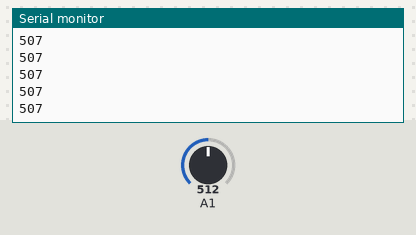
Recording of a sketch running on a simulated Arduino Uno, built with avr-gcc and run on an emulated ATmega328P. Parts: the last lines printed to the serial monitor. The inputs (shaded band) are chosen by the test bench; at power-on: A1 = 512. The ROS host is connected and sends only what is stated.

Above: at 1.2 s.
1.3 s: A1 set to 716
At 1.32 s:
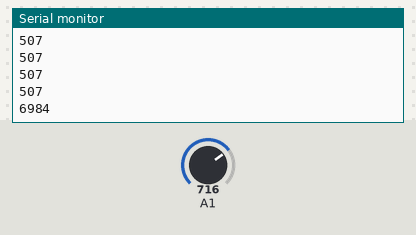
2.8 s: A1 set to 900
At 2.83 s:
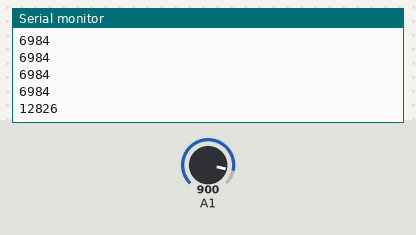
Timing chart, 0 to 5.8 s (numbered marks = the images above; inputs shaded):
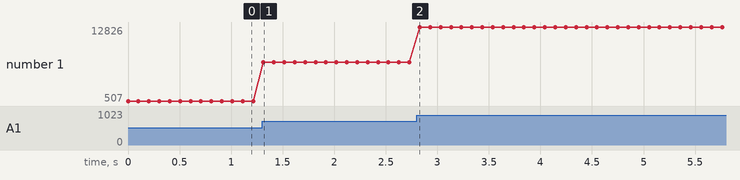

Measured:
- after the input at 1.3 s, the serial monitor: prints a new line at once (image 1)
- after the input at 2.8 s, the serial monitor: prints a new line at once (image 2)
- plotted number 1: 507 → 6984 after the input at 1.3 s, 6984 → 12826 after the input at 2.8 s

The sketch:

depthsensor.ino
```cpp
#include <ros.h>
#include <std_msgs/Float32.h>

std_msgs::Float32 depth;

ros::NodeHandle nh;
ros::Publisher depth_pub("depth_publisher",&depth);


void setup(){

    nh.initNode();
    nh.advertise(depth_pub);
     Serial.begin(9600);
}
void loop(){

    depth.data=map(analogRead(1),0,1023,-15748,16732);  //depth in milimeters to avoid loss of resolution due to integer divisio
    Serial.println(map(analogRead(1),0,1023,-15748,16732));
    depth_pub.publish(&depth);
    nh.spinOnce();
    delay(100);
}
```
